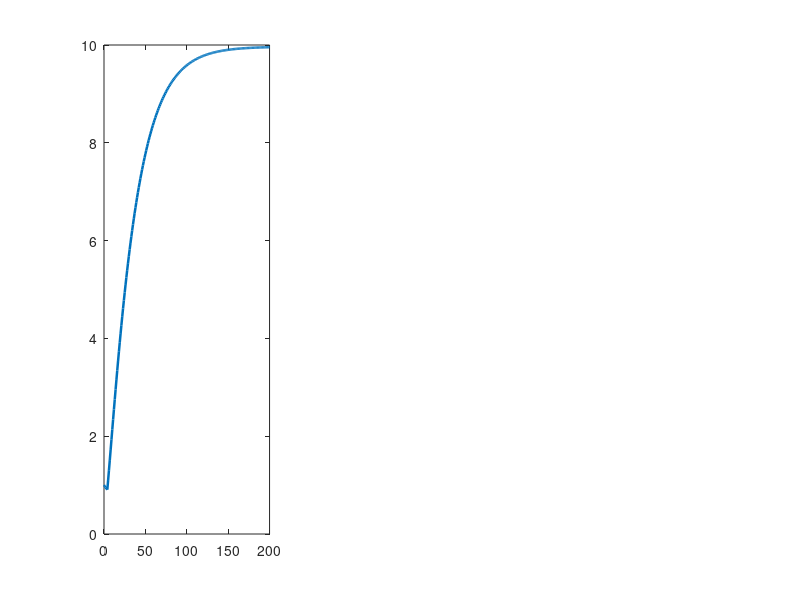

Recreate this plot in MATLAB. (Note: this script raises an error after producing the figure.)
%% ===============================================================
%  Solow model simulation in MATLAB
%  - Two TFP scenarios: 'perm' or 'temp'
% ===============================================================

clear; close all; clc;

%% 1) Parameters and convergence settings
alpha = 0.30;      % capital share
delta = 0.05;      % depreciation rate
s     = 0.25;      % saving rate (0<s<1)

T_max = 200;       % maximum simulation periods
tol   = 1e-8;      % convergence tolerance on |k_{t+1}-k_t|
k0    = 1.00;      % initial capital (level)

scenario = 'perm'; % 'perm' (permanent jump), 'temp' (temporary 5..15)
shock_start = 5;   % when the shock hit in, applied to perm and temp
shock_end = 15;    % when the shock end, applied to temp only

A_low  = 0.10;     % baseline TFP level
A_high = 1.00;     % high TFP level

%% 2) Production function and law of motion (function handles)
% y = A * k^alpha
prod = @(A,k) A .* (k.^alpha);

% k_{t+1} = s*y + (1-delta)*k = s*A*k^alpha + (1-delta)*k
k_next = @(A,k) s .* prod(A,k) + (1 - delta).*k;

% The symbol @ is used to create an "anonymous function".
% An anonymous function is a function defined in a single line, without 
% needing to create a separate function file. 
%
% For example:
%   f = @(x) x^2 + 1;
% defines a function f(x) = x^2 + 1.
% After this, typing f(2) will return 5.

%% 3) Build TFP path A_t
A_path = A_low * ones(T_max,1);
switch scenario
    case 'perm'
        A_path(shock_start:end) = A_high;     % permanent high after the assigned periods
    case 'temp'
        A_path(shock_start:shock_end)  = A_high;     % temporary high in assigned periods
    otherwise
        % keep default A_low; or customize A_path here
end

%% 4) Closed-form steady states for reference (given constant A)
% steady-state values for original TFP
k_ss_low  = (s*A_low / delta)^(1/(1-alpha));
y_ss_low  = A_low * k_ss_low^alpha;
c_ss_low  = (1 - s) * y_ss_low;

% steady-state values for new TFP
k_ss_high = (s*A_high / delta)^(1/(1-alpha));
y_ss_high = A_high * k_ss_high^alpha;
c_ss_high = (1 - s) * y_ss_high;

%% 5) Containers
% set up containers for variables in simulation loop
k = nan(T_max+1,1);   % capital path (store k_0..k_T)
y = nan(T_max,1);     % output
c = nan(T_max,1);     % consumption

k(1) = k0;            % the first value in the capital path is the given initial capital k0

%% 6) Simulation loop (stop early if converged)
t_stop = T_max;  % actual last period simulated
for t = 1:T_max
    A = A_path(t);
    y(t) = prod(A, k(t));
    c(t) = (1 - s) * y(t);
    k(t+1) = k_next(A, k(t));

    % Convergence check (skip t=1 for safety)
    if t > 1
        if abs(k(t+1) - k(t)) < tol
            t_stop = t;      % record the last meaningful period
            k = k(1:t+1);
            y = y(1:t);
            c = c(1:t);
            A_path = A_path(1:t);
            break
        end
    end
end

%% 7) Console summary
fprintf('--- Simulation summary ---\n');
fprintf('Scenario: %s\n', scenario);
fprintf('Horizon simulated (t=0..%d)\n', t_stop);
fprintf('Final k_t: %.6f\n', k(end));
fprintf('Low-SS k*: %.6f, High-SS k*: %.6f\n', k_ss_low, k_ss_high);

%% 8) Plots (capital accumulation emphasized, plus output and phase diagram)
ttK = 0:(numel(k)-1);   % 0..t_stop for capital
tt  = 1:(numel(k)-1);   % 1..t_stop for output, consumption, TFP

figure('Position',[200 200 1600 420]);

% (a) Capital accumulation path
subplot(1,3,1); hold on; box on;
plot(ttK, k, 'LineWidth', 1.8);
yline(k_ss_low,  '--', 'k* (A=low)','LineWidth',1.0);
yline(k_ss_high, '--', 'k* (A=high)','LineWidth',1.0);
xlabel('t'); ylabel('Capital k_t');
title('Capital accumulation');
legend('k_t','k* low','k* high','Location','best'); grid on;

% (b) Output path
subplot(1,3,2); hold on; box on;
plot(tt, y, 'LineWidth', 1.8);
yline(y_ss_low,  '--', 'y* (A=low)','LineWidth',1.0);
yline(y_ss_high, '--', 'y* (A=high)','LineWidth',1.0);
xlabel('t'); ylabel('Output y_t');
title('Output');
legend('y_t','y* low','y* high','Location','best'); grid on;

% (c) TFP path
subplot(1,3,3); hold on; box on;
plot(tt, A_path(1:numel(tt)), 'LineWidth', 1.8);
xlabel('t'); ylabel('A_t');
title('TFP path');
grid on;
